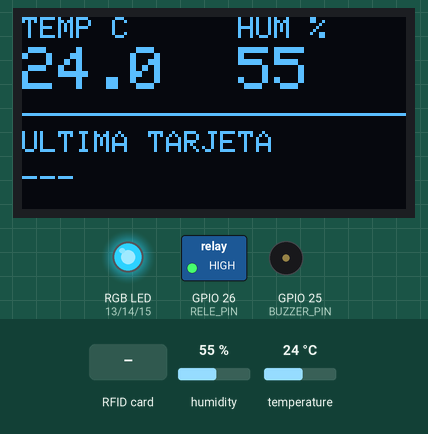
A sketch run on a simulated ESP32. On the bench: 128×64 one-colour display, switched loads named in the sketch (green lamp = pin HIGH), an RGB LED mixed from three pins (HIGH = lit), buzzer (waves = sounding). Inputs (shaded band) come from the test bench; at power-on: humidity 55 %, temperature 24 °C. Pins used as bus, display or sensor lines are not drawn; what the sketch prints to the serial monitor is not drawn.

Above: at 3.1 s.
3.2 s: RFID card 5E 7A 19 C4 held to the reader
At 3.88 s:
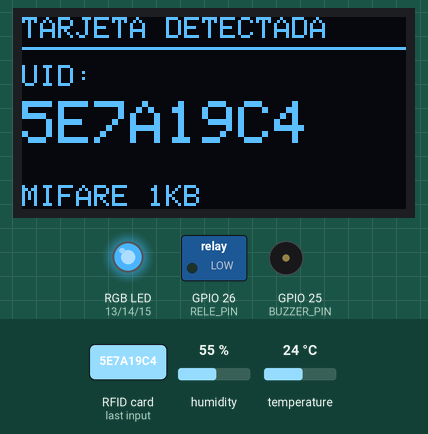
5.5 s: humidity set to 22 %
At 6.93 s:
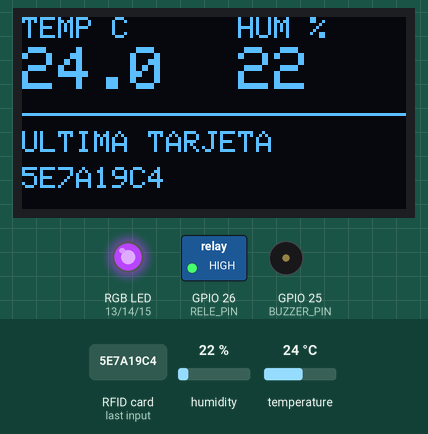
7.8 s: temperature set to 12 °C
At 10.98 s:
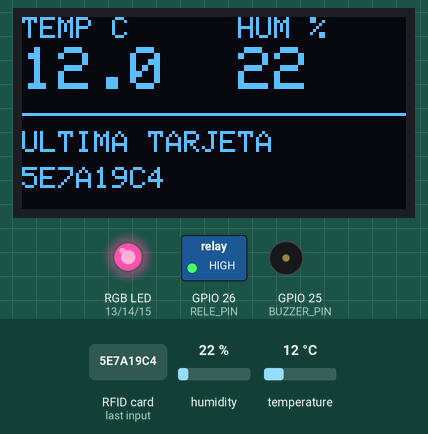
11.1 s: RFID card 5E 7A 19 C4 held to the reader
At 11.77 s:
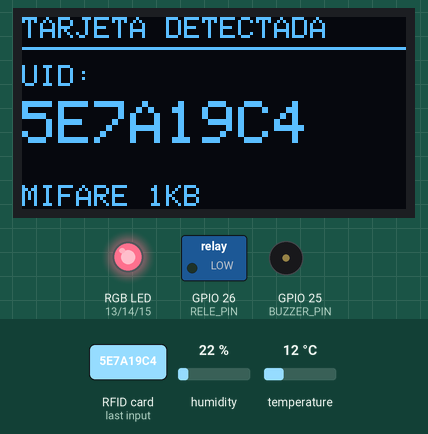
13.4 s: humidity set to 40 %
At 14.82 s:
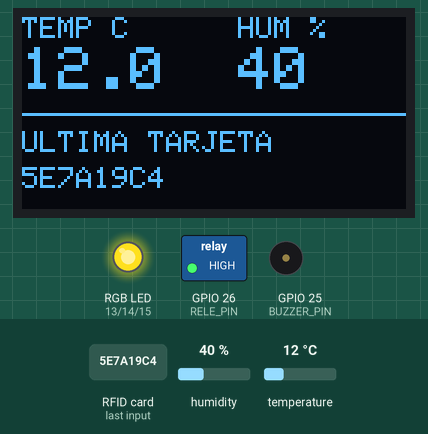
16.1 s: temperature set to 19 °C
At 18.87 s:
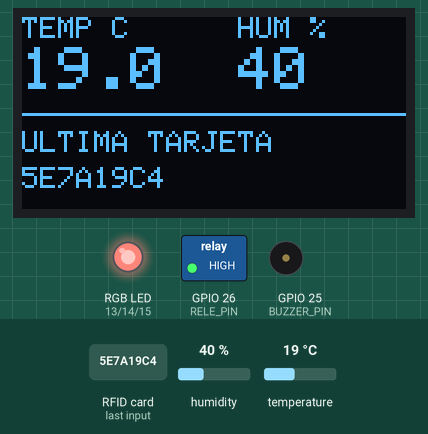
Timing chart, 0 to 25.6 s (numbered marks = the images above; inputs shaded):
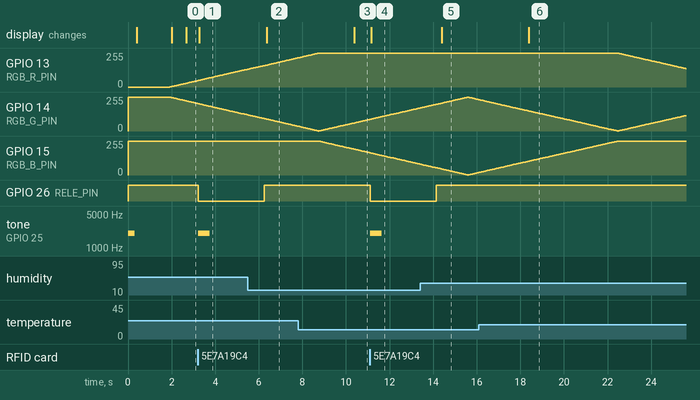

The sketch:

edifika_test.ino
```cpp
// Edifika - prueba: DHT11 + OLED SSD1306 + RFID RC522 + rele de cerradura + LED RGB + malla 3x3
// Basado en el sketch que ya funcionaba; se quito el ultrasonico por ahora.
// Placa: ESP32 Dev Module. Monitor serie a 115200.
//
// Librerias: Adafruit SSD1306 (+ Adafruit GFX), DHT sensor library (+ Adafruit Unified Sensor), MFRC522

#include <Wire.h>
#include <Adafruit_GFX.h>
#include <Adafruit_SSD1306.h>
#include "DHT.h"
#include <SPI.h>
#include <MFRC522.h>

// ---------------- pines ----------------
#define DHTPIN    4        // datos del DHT11
#define DHTTYPE   DHT11
#define DIR_OLED  0x3C
#define ANCHO     128
#define ALTO      64

// RC522 por SPI (pines por defecto de VSPI). Si tu MISO esta en otro pin, cambialo aqui.
#define RFID_SCK   18
#define RFID_MISO  19
#define RFID_MOSI  23
#define RFID_SS    5       // pin rotulado SDA en el modulo
#define RFID_RST   27

// Buzzer: 1 = activo (pita solo con voltaje), 0 = pasivo (necesita tono)
// Con 0 se genera un tono de 2 kHz, que hace sonar tanto pasivos como activos.
#define BUZZER_PIN     25
#define BUZZER_ACTIVO  0
#define BUZZER_FREC    2000   // Hz, solo para pasivo

// Rele de la cerradura (modulo de 2 canales SRD-05VDC-SL-C, se usa IN1).
// La mayoria de estos modulos se activan con LOW. Si el tuyo hace clic con HIGH, pon 0.
#define RELE_PIN          26
#define RELE_ACTIVO_BAJO  1

// LED RGB de 4 patas, cada color con su resistencia de 220 ohm.
// Catodo comun (pata larga a GND) = 0; anodo comun (pata larga a 3V3) = 1.
#define RGB_R_PIN         13
#define RGB_G_PIN         14
#define RGB_B_PIN         15
#define RGB_ANODO_COMUN   1       // el de este montaje enciende con la pata larga a 3V3
#define RGB_FREC          5000
#define RGB_PASO_MS       10      // 510 pasos x 10 ms = ~5 s de rojo a azul

// Malla de LEDs 3x3: cada fila (3 LEDs) la conmuta un transistor NPN.
// GPIO -> 1k -> base. HIGH = fila encendida.
const uint8_t FILA_PIN[3] = {16, 17, 2};   // GPIO2 tambien enciende el LED azul de la placa

// Condiciones de ejemplo para cada fila; cambialas a lo que necesites
const float TEMP_ALTA = 28.0;   // C
const float HUM_ALTA  = 70.0;   // %

DHT dht(DHTPIN, DHTTYPE);
Adafruit_SSD1306 oled(ANCHO, ALTO, &Wire, -1);
MFRC522 rfid(RFID_SS, RFID_RST);

const unsigned long MOSTRAR_TARJETA_MS = 3000;
const unsigned long REFRESCO_PANTALLA_MS = 500;
const unsigned long BEEP_MS = 500;
const unsigned long APERTURA_MS = 3000;   // tiempo que la cerradura queda energizada

float temp = NAN, hum = NAN;
unsigned long tDHT = 0;
unsigned long tPantalla = 0;

String uidTarjeta = "";
String tipoTarjeta = "";
String ultimoUid = "---";
unsigned long tTarjeta = 0;
bool hayTarjeta = false;

bool sonando = false;
unsigned long tBeep = 0;

bool abierta = false;
unsigned long tApertura = 0;

int fase = 0;             // 0..510: 0 rojo, 255 verde, 510 azul
int sentido = 1;          // +1 hacia azul, -1 de vuelta a rojo
unsigned long tRgb = 0;

// ---------------- rele / cerradura ----------------
void releEscribir(bool encender) {
  digitalWrite(RELE_PIN, (encender != RELE_ACTIVO_BAJO) ? HIGH : LOW);
}

void releIniciar() {
  releEscribir(false);      // fija el nivel de reposo antes de habilitar la salida
  pinMode(RELE_PIN, OUTPUT);
  releEscribir(false);      // cerradura bloqueada al arrancar
}

// Energiza la cerradura APERTURA_MS sin bloquear el resto del programa
void abrirCerradura() {
  abierta = true;
  tApertura = millis();
  releEscribir(true);
  Serial.println("Cerradura abierta");
}

void actualizarCerradura() {
  if (abierta && millis() - tApertura >= APERTURA_MS) {
    abierta = false;
    releEscribir(false);
    Serial.println("Cerradura cerrada");
  }
}

// ---------------- led rgb ----------------
// En core 2.x se usan los canales 2-4 para no compartir timer con el buzzer (canal 0).
void rgbEscribir(uint8_t r, uint8_t g, uint8_t b) {
#if RGB_ANODO_COMUN
  r = 255 - r; g = 255 - g; b = 255 - b;
#endif
#if ESP_ARDUINO_VERSION_MAJOR >= 3
  ledcWrite(RGB_R_PIN, r);
  ledcWrite(RGB_G_PIN, g);
  ledcWrite(RGB_B_PIN, b);
#else
  ledcWrite(2, r);
  ledcWrite(3, g);
  ledcWrite(4, b);
#endif
}

void rgbIniciar() {
#if ESP_ARDUINO_VERSION_MAJOR >= 3
  ledcAttach(RGB_R_PIN, RGB_FREC, 8);
  ledcAttach(RGB_G_PIN, RGB_FREC, 8);
  ledcAttach(RGB_B_PIN, RGB_FREC, 8);
#else
  ledcSetup(2, RGB_FREC, 8); ledcAttachPin(RGB_R_PIN, 2);
  ledcSetup(3, RGB_FREC, 8); ledcAttachPin(RGB_G_PIN, 3);
  ledcSetup(4, RGB_FREC, 8); ledcAttachPin(RGB_B_PIN, 4);
#endif
  rgbEscribir(255, 0, 0);
}

// Rojo -> amarillo -> verde -> cian -> azul y de vuelta, sin bloquear
void actualizarRgb() {
  if (millis() - tRgb < RGB_PASO_MS) return;
  tRgb = millis();

  fase += sentido;
  if (fase >= 510) { fase = 510; sentido = -1; }
  if (fase <= 0)   { fase = 0;   sentido = 1;  }

  if (fase <= 255) rgbEscribir(255 - fase, fase, 0);               // rojo -> verde
  else             rgbEscribir(0, 510 - fase, fase - 255);         // verde -> azul
}

// ---------------- malla 3x3 ----------------
void filaEscribir(uint8_t fila, bool encender) {
  if (fila < 3) digitalWrite(FILA_PIN[fila], encender ? HIGH : LOW);
}

// Enciende varias filas a la vez: bit 0 = fila 1, bit 1 = fila 2, bit 2 = fila 3.
// Ej.: filasEscribir(0b101) enciende la 1 y la 3.
void filasEscribir(uint8_t mascara) {
  for (uint8_t i = 0; i < 3; i++) filaEscribir(i, mascara & (1 << i));
}

void filasIniciar() {
  for (uint8_t i = 0; i < 3; i++) {
    digitalWrite(FILA_PIN[i], LOW);
    pinMode(FILA_PIN[i], OUTPUT);
  }
}

void actualizarFilas() {
  uint8_t mascara = 0;
  if (abierta)                          mascara |= 0b001;   // fila 1: cerradura abierta
  if (!isnan(temp) && temp >= TEMP_ALTA) mascara |= 0b010;   // fila 2: hace calor
  if (!isnan(hum)  && hum  >= HUM_ALTA)  mascara |= 0b100;   // fila 3: mucha humedad
  filasEscribir(mascara);
}

// ---------------- buzzer ----------------
void buzzerEncender() {
#if BUZZER_ACTIVO
  digitalWrite(BUZZER_PIN, HIGH);
#elif ESP_ARDUINO_VERSION_MAJOR >= 3
  ledcWriteTone(BUZZER_PIN, BUZZER_FREC);
#else
  ledcWriteTone(0, BUZZER_FREC);
#endif
}

void buzzerApagar() {
#if BUZZER_ACTIVO
  digitalWrite(BUZZER_PIN, LOW);
#elif ESP_ARDUINO_VERSION_MAJOR >= 3
  ledcWriteTone(BUZZER_PIN, 0);
#else
  ledcWriteTone(0, 0);
#endif
}

void buzzerIniciar() {
#if BUZZER_ACTIVO
  pinMode(BUZZER_PIN, OUTPUT);
#elif ESP_ARDUINO_VERSION_MAJOR >= 3
  ledcAttach(BUZZER_PIN, BUZZER_FREC, 8);
#else
  ledcSetup(0, BUZZER_FREC, 8);
  ledcAttachPin(BUZZER_PIN, 0);
#endif
  buzzerApagar();
}

// Suena BEEP_MS sin bloquear el resto del programa
void iniciarBeep() {
  Serial.println("Beep");
  sonando = true;
  tBeep = millis();
  buzzerEncender();
}

void actualizarBeep() {
  if (sonando && millis() - tBeep >= BEEP_MS) {
    sonando = false;
    buzzerApagar();
  }
}

void setup() {
  releIniciar();             // primero, para que el rele no haga clic al encender
  Serial.begin(115200);
  buzzerIniciar();
  rgbIniciar();
  filasIniciar();

  // Pitido de arranque: si no suena aqui, el problema es el buzzer/cableado, no el RFID
  Serial.println("Probando buzzer...");
  buzzerEncender();
  delay(300);
  buzzerApagar();

  dht.begin();

  SPI.begin(RFID_SCK, RFID_MISO, RFID_MOSI, RFID_SS);
  rfid.PCD_Init();
  byte version = rfid.PCD_ReadRegister(MFRC522::VersionReg);
  if (version == 0x00 || version == 0xFF) {
    Serial.println("No encuentro el RC522. Revisa cableado y que este a 3.3V");
  } else {
    Serial.printf("RC522 listo (version 0x%02X)\n", version);
  }

  if (!oled.begin(SSD1306_SWITCHCAPVCC, DIR_OLED)) {
    Serial.println("No encuentro la OLED");
    while (true) delay(1000);
  }
  oled.setTextColor(SSD1306_WHITE);
  oled.clearDisplay();
  oled.setCursor(0, 28);
  oled.print("Iniciando...");
  oled.display();
  delay(1500);
}

// ---------------- rfid ----------------
bool leerTarjeta() {
  if (!rfid.PICC_IsNewCardPresent() || !rfid.PICC_ReadCardSerial()) return false;

  uidTarjeta = "";
  for (byte i = 0; i < rfid.uid.size; i++) {
    if (rfid.uid.uidByte[i] < 0x10) uidTarjeta += "0";
    uidTarjeta += String(rfid.uid.uidByte[i], HEX);
    if (i < rfid.uid.size - 1) uidTarjeta += " ";
  }
  uidTarjeta.toUpperCase();

  MFRC522::PICC_Type tipo = rfid.PICC_GetType(rfid.uid.sak);
  tipoTarjeta = String((const char *)rfid.PICC_GetTypeName(tipo));

  rfid.PICC_HaltA();        // deja la tarjeta en reposo para no leerla en bucle
  rfid.PCD_StopCrypto1();

  Serial.printf("Tarjeta: %s  (%s)\n", uidTarjeta.c_str(), tipoTarjeta.c_str());
  return true;
}

// ---------------- pantalla ----------------
void dibujarTarjeta() {
  oled.clearDisplay();

  oled.setTextSize(1);
  oled.setCursor(0, 0);
  oled.print("TARJETA DETECTADA");
  oled.drawLine(0, 10, ANCHO - 1, 10, SSD1306_WHITE);

  oled.setCursor(0, 16);
  oled.print("UID:");
  String compacto = uidTarjeta;
  compacto.replace(" ", "");
  if (compacto.length() <= 10) {   // UID de 4 bytes: 8 caracteres grandes caben en 128 px
    oled.setTextSize(2);
    oled.setCursor(0, 28);
    oled.print(compacto);
  } else {                         // UID de 7 bytes: letra chica con espacios
    oled.setTextSize(1);
    oled.setCursor(0, 32);
    oled.print(uidTarjeta);
  }

  oled.setTextSize(1);
  oled.setCursor(0, 56);
  oled.print(tipoTarjeta);

  oled.display();
}

void dibujar() {
  oled.clearDisplay();

  oled.setTextSize(1);
  oled.setCursor(0, 0);   oled.print("TEMP C");
  oled.setCursor(72, 0);  oled.print("HUM %");

  oled.setTextSize(2);
  oled.setCursor(0, 10);
  if (isnan(temp)) oled.print("--.-"); else oled.print(temp, 1);
  oled.setCursor(72, 10);
  if (isnan(hum))  oled.print("--");   else oled.print(hum, 0);

  oled.drawLine(0, 32, ANCHO - 1, 32, SSD1306_WHITE);

  oled.setTextSize(1);
  oled.setCursor(0, 38);
  oled.print("ULTIMA TARJETA");
  oled.setCursor(0, 50);
  oled.print(ultimoUid);

  oled.display();
}

// ---------------- bucle ----------------
void loop() {
  actualizarBeep();
  actualizarCerradura();
  actualizarRgb();
  actualizarFilas();

  if (millis() - tDHT >= 2000) {        // el DHT11 no admite lecturas mas rapidas
    tDHT = millis();
    float h = dht.readHumidity();
    float t = dht.readTemperature();
    hum  = isnan(h) ? NAN : h;
    temp = isnan(t) ? NAN : t;
    Serial.printf("T=%.1f C  H=%.0f %%\n", temp, hum);
  }

  if (leerTarjeta()) {
    hayTarjeta = true;
    tTarjeta = millis();
    iniciarBeep();
    abrirCerradura();       // por ahora abre con cualquier tarjeta
    ultimoUid = uidTarjeta;
    ultimoUid.replace(" ", "");
    tPantalla = 0;
  }
  if (hayTarjeta && millis() - tTarjeta >= MOSTRAR_TARJETA_MS) hayTarjeta = false;

  if (millis() - tPantalla >= REFRESCO_PANTALLA_MS) {
    tPantalla = millis();
    if (hayTarjeta) dibujarTarjeta();
    else dibujar();
  }
}
```

Measured:
- after the input at 3.2 s, GPIO 26 (RELE_PIN): HIGH → LOW at once; tone on GPIO 25 (BUZZER_PIN): silent → 2000 Hz at once, → silent 0.53 s later; the display: changes after 0.08 s (image 1)
- after the input at 5.5 s, the display: changes after 0.87 s (image 2)
- after the input at 7.8 s, the display: changes after 2.6 s (image 3)
- after the input at 11.1 s, GPIO 26 (RELE_PIN): HIGH → LOW at once; tone on GPIO 25 (BUZZER_PIN): silent → 2000 Hz at once, → silent 0.53 s later; the display: changes after 0.06 s (image 4)
- after the input at 13.4 s, the display: changes after 0.99 s (image 5)
- after the input at 16.1 s, the display: changes after 2.3 s (image 6)
